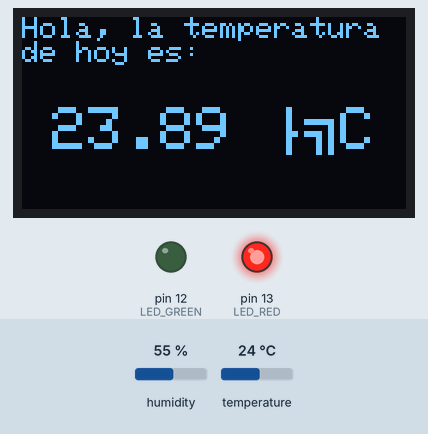
The sketch below on a simulated Arduino Uno, built with avr-gcc and run on an emulated ATmega328P. On the bench: 128×64 one-colour display, output pins drawn as LEDs (lit = HIGH). The test bench sets the inputs (shaded band); at power-on: temperature 24 °C, humidity 55 %. What the sketch prints to the serial monitor is not drawn.

Above: at 2.9 s.
3.0 s: temperature set to 22.8 °C
At 6.0 s:
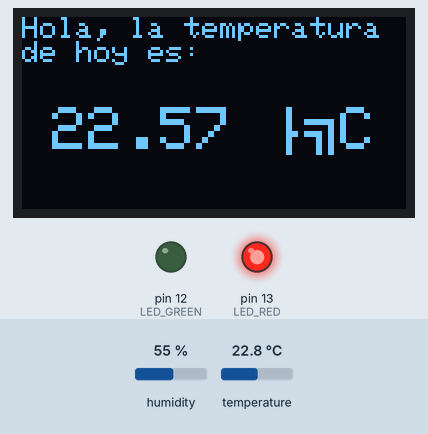
6.3 s: temperature set to 21.6 °C
At 7.6 s:
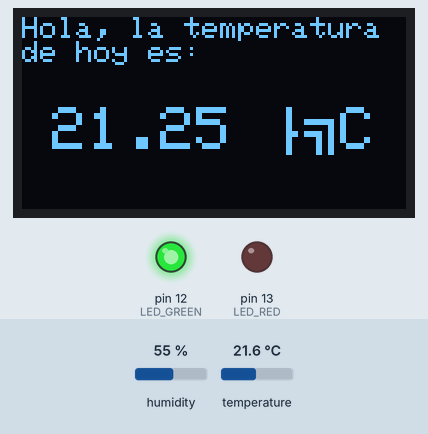
9.2 s: humidity set to 22 %
At 11.9 s:
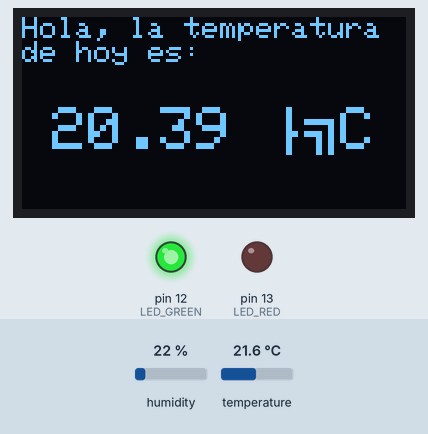
12.7 s: humidity set to 40 %
At 14.6 s:
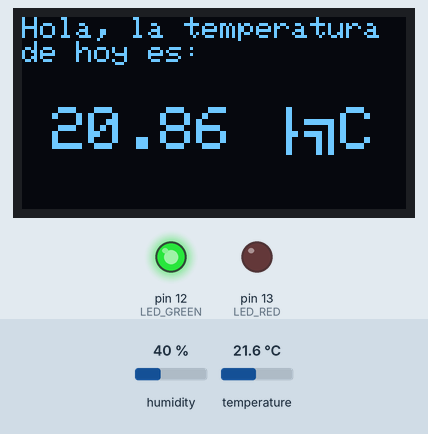
Timing chart, 0 to 16.1 s (numbered marks = the images above; inputs shaded):
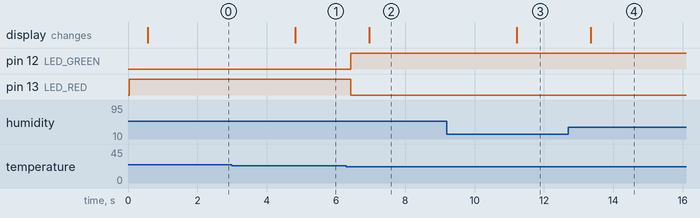

Measured:
- the behaviour switches between 22.3 and 22.2 °C on temperature (found by bisection; images 1 and 2)
- after the input at 3.0 s, the display: changes after 1.8 s (image 1)
- after the input at 6.3 s, pin 12 (LED_GREEN): LOW → HIGH after 0.13 s; pin 13 (LED_RED): HIGH → LOW after 0.13 s; the display: changes after 0.66 s (image 2)
- after the input at 9.2 s, the display: changes after 2.0 s (image 3)
- after the input at 12.7 s, the display: changes after 0.65 s (image 4)

The sketch:

temp_meter_for_server_in_node_js.ino
```cpp
//BOARD
//Genuino UNO

//OLED PINS
//GND GND
//VIN 5V
//SCL A5
//SDA A4

// LED PINS
//1 RED
//CATODO  RESISTENCIA (PURPLE-ROJO-ROJO) GND
//ANODO 13

//2 GREEN
//CATODO  RESISTENCIA (PURPLE-ROJO-ROJO) GND
//ANODO 12

//DHT22 PINS
//ANODO 5V
//CATODO GND
//BEFORE RES 5V (DORADO-NARANJA-NEGRO-CAFE) - DATA PIN D3

//TEMP SENSOR
#include "DHT.h"

//OLED
#include <Wire.h>
#include <Adafruit_GFX.h>
#include <Adafruit_SSD1306.h>

//TEMP SENSOR KIND & PIN
#define DHTPIN 3
#define DHTTYPE DHT22

//SIZE OLED
#define ANCHO 128
#define ALTO 64

//PINS LEDS ALARM
#define LED_RED 13
#define LED_GREEN 12

//OLED SET
#define OLED_RESET 4
Adafruit_SSD1306 oled(ANCHO, ALTO, &Wire, OLED_RESET);

//SENSOR TEMP SET
DHT dht(DHTPIN, DHTTYPE);

void setup() {

  // SERIAL BEGIN
  Serial.begin(9600);

  // LEDS SET
  pinMode(LED_RED, OUTPUT);
  pinMode(LED_GREEN, OUTPUT);

  // SENSOR DHT BEGIN
  dht.begin();

  // INIT BUS I2C
  Wire.begin();
  oled.begin(SSD1306_SWITCHCAPVCC, 0x3C);
}

float t;
float h;

void loop() {

  h = dht.readHumidity();
  t = dht.readTemperature();

  float hic = dht.computeHeatIndex(t,h, false);

  // Print in the serial Monitor
  Serial.println(hic);

  // Turn On/Off the LED If is greather than 22°C
  if(hic > 22) {
    digitalWrite(LED_GREEN, LOW);
    digitalWrite(LED_RED, HIGH);
  } else {
    digitalWrite(LED_GREEN, HIGH);
    digitalWrite(LED_RED, LOW);
  }

  delay(500); // we read signal every 500ms

  oled.clearDisplay();
  oled.setTextColor(WHITE);
  oled.setCursor(0, 0);
  oled.setTextSize(1);
  oled.print("Hola, la temperatura de hoy es:");
  oled.setCursor (10, 30);
  oled.setTextSize(2);
  oled.print(hic);
  oled.print(" ºC");
  oled.display();
}
```
